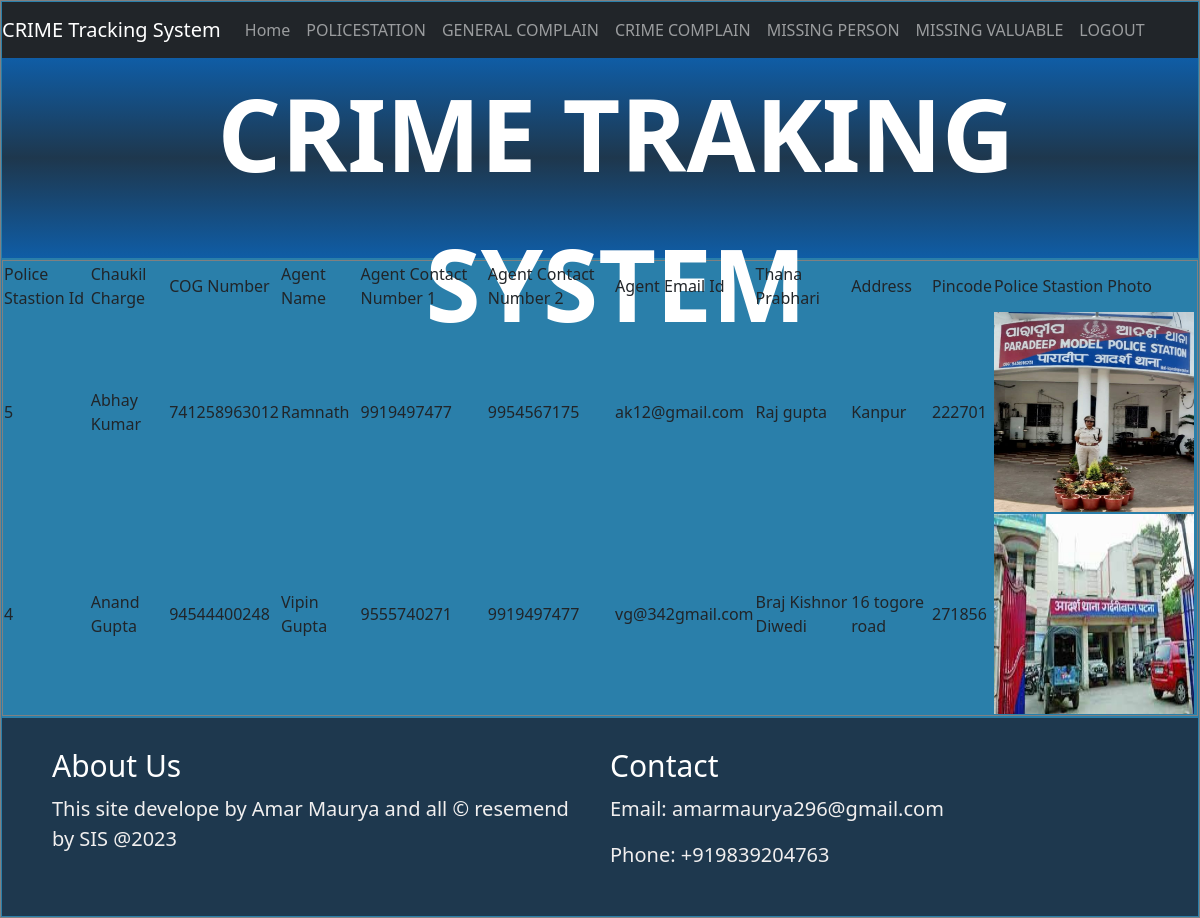
The page /Reg/policestation.php on the database its author committed.
### tables this page shows
CREATE TABLE IF NOT EXISTS `policeststion` (
  `ps_id` int(50) NOT NULL AUTO_INCREMENT,
  `chaukiIncharge` varchar(50) NOT NULL,
  `cog_no` varchar(50) NOT NULL,
  `agentName` varchar(50) NOT NULL,
  `agentContact no1` varchar(50) NOT NULL,
  `agentContact no2` varchar(50) NOT NULL,
  `agent email_id` varchar(50) NOT NULL,
  `thanaPrabhari` varchar(50) NOT NULL,
  `address` varchar(50) NOT NULL,
  `pincode` varchar(50) NOT NULL,
  `psPhoto` varchar(255) NOT NULL,
  PRIMARY KEY (`ps_id`)
);

### Reg/policestation.php (the view, shortened to what this page needs)
<!DOCTYPE html PUBLIC "-//W3C//DTD XHTML 1.0 Transitional//EN" "http://www.w3.org/TR/xhtml1/DTD/xhtml1-transitional.dtd">
<html xmlns="http://www.w3.org/1999/xhtml">
<head>
</head>
<body>
<form id="form1" name="form1" method="post" action="" enctype="multipart/form-data" >
   <table width="100%" border="" cellspacing="0" style="background:#2A7FAA">
    <tr>
      <td><?php include('header.php');?></td>
    <tr>
      <td>
	  		<table colspan="3"><table width="100%" border="1" cellspacing="0">
      <tr>
        <td>Police Stastion Id </td>
		<td>Chaukil Charge</td>
		<td>COG Number</td>
        <td> Agent Name</td>
        <td>Agent Contact Number 1</td>
		<td>Agent Contact Number 2</td>
		<td>Agent Email Id</td>
	 	<td>Thana Prabhari</td>
		<td>Address</td>
		<td>Pincode</td>
		<td>Police Stastion Photo</td>
      <td>
        <?php
	  	$v=mysql_query("select * from policeststion");
		while($c=mysql_fetch_array($v))
		{
			echo"<tr>
        <td>$c[0]</td>
        <td>$c[1]</td>
        <td>$c[2]</td>
        <td>$c[3]</td>
	    <td>$c[4]</td>
	    <td>$c[5]</td>
		<td>$c[6]</td>
	    <td>$c[7]</td>
		<td>$c[8]</td>
    	<td>$c[9]</td>
		<td><img src='../Admin/gphoto/$c[10]' height='200px' width='200px'/></td>
      </tr>";
		}
	  ?>
	  </td>
	  </tr>
        </table>
	</td>
   </tr>
    <tr>
      <td><?php include('footer.php');?></td>
    </tr>
</body>
</html>

### rows shown on the page
policeststion: ps_id "5", chaukiIncharge "Abhay Kumar", cog_no "741258963012", agentName "Ramnath", agentContact no1 "9919497477", agentContact no2 "9954567175", agent email "ak12@gmail.com", thanaPrabhari "Raj gupta", address "Kanpur", pincode "222701", psPhoto (picture)
policeststion: ps_id "4", chaukiIncharge "Anand Gupta", cog_no "94544400248", agentName "Vipin Gupta", agentContact no1 "9555740271", agentContact no2 "9919497477", agent email "vg@342gmail.com", thanaPrabhari "Braj Kishnor Diwedi", address "16 togore road", pincode "271856", psPhoto (picture)
